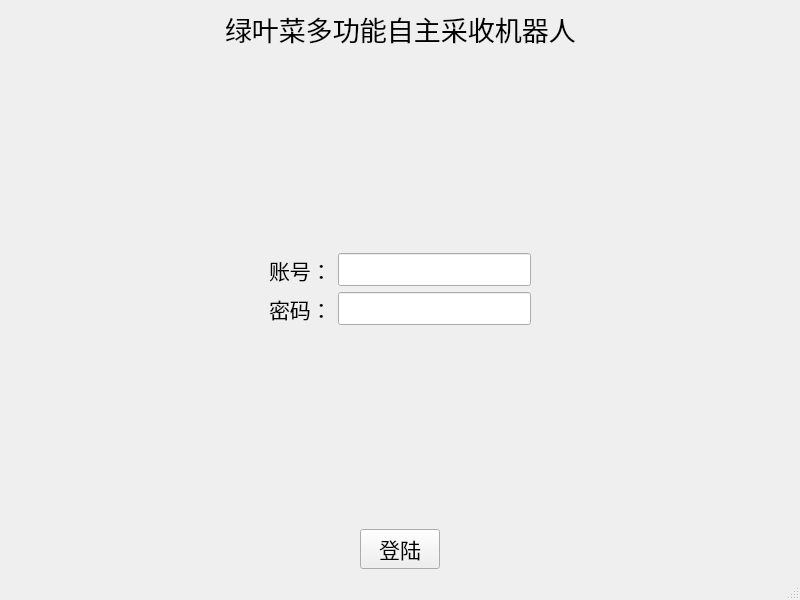
<?xml version="1.0" encoding="UTF-8"?>
<ui version="4.0">
 <class>MainWindow</class>
 <widget class="QMainWindow" name="MainWindow">
  <property name="geometry">
   <rect>
    <x>0</x>
    <y>0</y>
    <width>800</width>
    <height>600</height>
   </rect>
  </property>
  <property name="windowTitle">
   <string>MainWindow</string>
  </property>
  <widget class="QWidget" name="centralwidget">
   <layout class="QVBoxLayout" name="verticalLayout_3">
    <item>
     <layout class="QVBoxLayout" name="verticalLayout_2">
      <item>
       <layout class="QHBoxLayout" name="horizontalLayout_4">
        <item>
         <spacer name="horizontalSpacer_4">
          <property name="orientation">
           <enum>Qt::Horizontal</enum>
          </property>
          <property name="sizeHint" stdset="0">
           <size>
            <width>40</width>
            <height>20</height>
           </size>
          </property>
         </spacer>
        </item>
        <item>
         <widget class="QLabel" name="label">
          <property name="font">
           <font>
            <pointsize>20</pointsize>
           </font>
          </property>
          <property name="text">
           <string>绿叶菜多功能自主采收机器人</string>
          </property>
         </widget>
        </item>
        <item>
         <spacer name="horizontalSpacer_3">
          <property name="orientation">
           <enum>Qt::Horizontal</enum>
          </property>
          <property name="sizeHint" stdset="0">
           <size>
            <width>40</width>
            <height>20</height>
           </size>
          </property>
         </spacer>
        </item>
       </layout>
      </item>
      <item>
       <spacer name="verticalSpacer">
        <property name="orientation">
         <enum>Qt::Vertical</enum>
        </property>
        <property name="sizeHint" stdset="0">
         <size>
          <width>20</width>
          <height>40</height>
         </size>
        </property>
       </spacer>
      </item>
      <item>
       <layout class="QHBoxLayout" name="horizontalLayout_3">
        <item>
         <spacer name="horizontalSpacer">
          <property name="orientation">
           <enum>Qt::Horizontal</enum>
          </property>
          <property name="sizeHint" stdset="0">
           <size>
            <width>40</width>
            <height>20</height>
           </size>
          </property>
         </spacer>
        </item>
        <item>
         <layout class="QVBoxLayout" name="verticalLayout">
          <item>
           <layout class="QHBoxLayout" name="horizontalLayout">
            <item>
             <widget class="QLabel" name="label_2">
              <property name="font">
               <font>
                <pointsize>16</pointsize>
               </font>
              </property>
              <property name="text">
               <string>账号：</string>
              </property>
             </widget>
            </item>
            <item>
             <widget class="QLineEdit" name="Account_lineEdit">
              <property name="font">
               <font>
                <pointsize>16</pointsize>
               </font>
              </property>
             </widget>
            </item>
           </layout>
          </item>
          <item>
           <layout class="QHBoxLayout" name="horizontalLayout_2">
            <item>
             <widget class="QLabel" name="label_3">
              <property name="font">
               <font>
                <pointsize>16</pointsize>
               </font>
              </property>
              <property name="text">
               <string>密码：</string>
              </property>
             </widget>
            </item>
            <item>
             <widget class="QLineEdit" name="password_lineEdit">
              <property name="font">
               <font>
                <pointsize>16</pointsize>
               </font>
              </property>
              <property name="echoMode">
               <enum>QLineEdit::Password</enum>
              </property>
             </widget>
            </item>
           </layout>
          </item>
         </layout>
        </item>
        <item>
         <spacer name="horizontalSpacer_2">
          <property name="orientation">
           <enum>Qt::Horizontal</enum>
          </property>
          <property name="sizeHint" stdset="0">
           <size>
            <width>40</width>
            <height>20</height>
           </size>
          </property>
         </spacer>
        </item>
       </layout>
      </item>
      <item>
       <spacer name="verticalSpacer_2">
        <property name="orientation">
         <enum>Qt::Vertical</enum>
        </property>
        <property name="sizeHint" stdset="0">
         <size>
          <width>20</width>
          <height>40</height>
         </size>
        </property>
       </spacer>
      </item>
      <item>
       <layout class="QHBoxLayout" name="horizontalLayout_5">
        <item>
         <spacer name="horizontalSpacer_5">
          <property name="orientation">
           <enum>Qt::Horizontal</enum>
          </property>
          <property name="sizeHint" stdset="0">
           <size>
            <width>40</width>
            <height>20</height>
           </size>
          </property>
         </spacer>
        </item>
        <item>
         <widget class="QPushButton" name="log_in_pushButton">
          <property name="font">
           <font>
            <pointsize>16</pointsize>
           </font>
          </property>
          <property name="text">
           <string>登陆</string>
          </property>
         </widget>
        </item>
        <item>
         <spacer name="horizontalSpacer_6">
          <property name="orientation">
           <enum>Qt::Horizontal</enum>
          </property>
          <property name="sizeHint" stdset="0">
           <size>
            <width>40</width>
            <height>20</height>
           </size>
          </property>
         </spacer>
        </item>
       </layout>
      </item>
     </layout>
    </item>
   </layout>
  </widget>
  <widget class="QMenuBar" name="menubar">
   <property name="geometry">
    <rect>
     <x>0</x>
     <y>0</y>
     <width>800</width>
     <height>27</height>
    </rect>
   </property>
  </widget>
  <widget class="QStatusBar" name="statusbar"/>
 </widget>
 <resources/>
 <connections/>
</ui>
